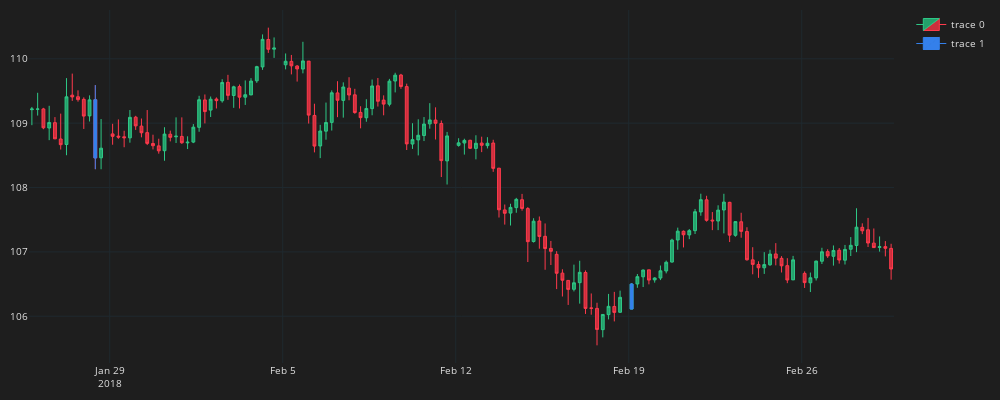

Notebook code for this chart:
### Code cell
plot_candles(df_plot, df_markers)

### Figure 1 — Plotly figure (JSON) as saved in the notebook; plotly's stock layout.template omitted (floating-point values rounded to 4 significant figures; data arrays with more than 128 entries replaced by an {"elided": "..."} marker saying what was removed)
{"data": [{"close": {"elided": "150 float values"}, "decreasing": {"fillcolor": "#CC2E3C", "line": {"color": "#FF3A4C"}}, "high": {"elided": "150 float values"}, "increasing": {"fillcolor": "#24A06B", "line": {"color": "#2EC886"}}, "line": {"width": 1}, "low": {"elided": "150 float values"}, "opacity": 1, "open": {"elided": "150 float values"}, "type": "candlestick", "x": {"elided": "150 str values"}}, {"close": [108.5, 106.5, 106.7], "decreasing": {"fillcolor": "#3480eb", "line": {"color": "#3480eb"}}, "high": [109.6, 106.5, 107.2], "increasing": {"fillcolor": "#3480eb", "line": {"color": "#3480eb"}}, "line": {"width": 1}, "low": [108.3, 106.1, 106.6], "opacity": 1, "open": [109.4, 106.1, 107.2], "type": "candlestick", "x": ["2018-01-26T14:00:00+00:00", "2018-02-19T02:00:00+00:00", "2018-02-25T22:00:00+00:00"]}], "layout": {"font": {"color": "#e1e1e1", "size": 10}, "height": 400, "margin": {"b": 10, "l": 10, "r": 10, "t": 10}, "paper_bgcolor": "#1e1e1e", "plot_bgcolor": "#1e1e1e", "width": 1000, "xaxis": {"fixedrange": true, "gridcolor": "#1f292f", "rangebreaks": [{"bounds": ["sat", "mon"]}], "rangeslider": {"visible": false}, "showgrid": true}, "yaxis": {"gridcolor": "#1f292f", "showgrid": true}}}
